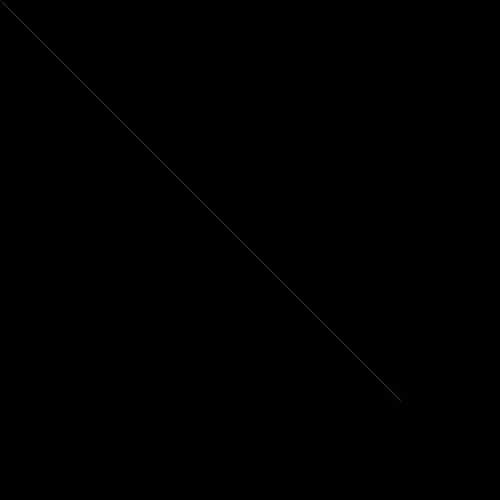
Frame 1 (no input)
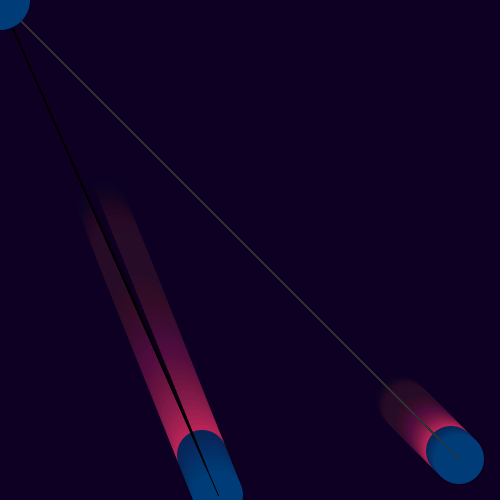
Frame 60 (the mouse pressed at the canvas centre just before this capture)
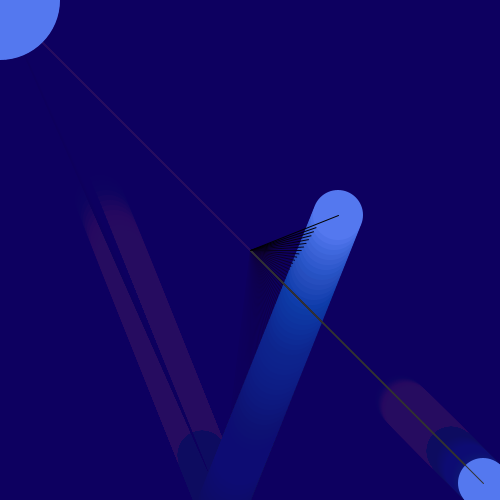
Frame 120 (the mouse held since frame 60 and released just before this capture)

The Processing sketch that drew these frames (run headless with seeded random() and noise(); from frame 60 on, the mouse is pressed at the canvas centre):

// Processing sketch: processing_90378
// ── processing_90378.pde

int posX;
int posY;

int posX1;
int posY1;

int c;

int inc;
int incY;

int inc1;
int incY1;

int r;
int g;
int b;

void setup () {
size (500,500);
background (0);

posX = 100;
posY = 200;
posX1 = 400;
posY1 = 400;
c=1;
inc = 2;
incY = 5;
inc1 = 1;
incY1 =1;
r = 1; 
g = 1;
b = 1;
}

void draw () {
  
  
  fill(20,0,c%255,10);
  rect(0,0,500,500);
  
  noStroke ();
  fill (r,g,b);
  ellipse (posX, posY,50,50);
  
  ellipse (posX1, posY1, 50,50);
  
  stroke (50);
  line ( posX1, posY1, mouseX, mouseY);
  
  stroke (0);
  line (posX,posY,mouseX,mouseY);
  
  noStroke ();
  ellipse (0,0, c%255,c%255);
  
  c++;
  
  posX = posX + inc;
  
  if (posX < 0 ) { 
    inc = inc * -1;
  }
  
  if (posX > width) { 
    inc = inc * -1;
  }
  
  posY= posY + incY;
  
  if (posY > height) {
    incY = incY * -1;
  }
  
  if (posY < 0) {
    incY = incY * -1;
  }
  
//--------------------

posX1 = posX1 + inc1;
  
  if (posX1 < 0 ) { 
    inc1 = inc1 * -1;
  }
  
  if (posX1 > width) { 
    inc1 = inc1 * -1;
  }
  
  posY1= posY1 + incY1;
  
  if (posY1 > height) {
    incY1 = incY1 * -1;
  }
  
  if (posY1 < 0) {
    incY1 = incY1 * -1;
  }

//----------------------------
 r += 5;
 g += 1;
 b += 2;
 
 if (r>255) {
   r = r * -1;
 }
 if (g>255) {
   g = g * -1;
 }
 if (b>255) {
   b = b * -1;
 }

}
